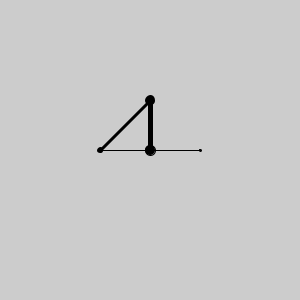
Frame 1 (no input)
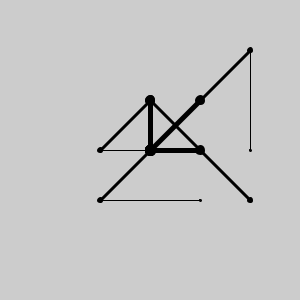
Frame 60 (the mouse pressed at the canvas centre just before this capture)
Frame 120 (the mouse held since frame 60 and released just before this capture): identical to frame 60, image omitted

The Processing sketch that drew these frames (run headless with seeded random() and noise(); from frame 60 on, the mouse is pressed at the canvas centre):

// Processing sketch: processing_36796
// ── processing_36796.pde

//producing a varying grid

void setup() {
  size(300, 300);
  smooth();
}

//these variables tell the line where to draw
float x; 
float y;
float a;
float b;
int drawLines = 5; //how many possible lines can be drawn


void draw() {

  if (drawLines > 0) {

    fill(0);
    ellipse(width/2, height/2, 10, 10);

    x = random(1, 4);  //random position
    y = random(1, 4);
    a = random(1, 3);
    b = random(1, 3);
    int xDirection = int(x); //makes the random number easier to work with
    int yDirection = int(y);
    int nextCoordX = int(a);
    int nextCoordY = int(b);

    //the following series of if statements converts the random ints
    //into coordnates which can be used to draw lines

    //producing the central grid
    if (xDirection == 1) {
      xDirection = 100;
    }
    if (xDirection == 2) {
      xDirection = 150;
    }
    if (xDirection == 3) {
      xDirection = 200;
    }
    if (yDirection == 1) {
      yDirection = 100;
    }
    if (yDirection == 2) {
      yDirection = 150;
    }
    if (yDirection == 3) {
      yDirection = 200;
    }
    //draws the first, inner set of lines and nodes
    strokeWeight(5);
    line(width/2, height/2, xDirection, yDirection);
    ellipse(xDirection, yDirection, 5, 5);

    //starts the next series of lines spawning off
    //the last set of grid lines
    if (nextCoordX == 1) {
      nextCoordX = 50;
    }
    else {
      nextCoordX = -50;
    }
    if (nextCoordY == 1) {
      nextCoordY = 50;
    }
    else {
      nextCoordY = -50;
    }

    int nextPosX = xDirection+nextCoordX;
    int nextPosY = yDirection+nextCoordY;

    //draws the second set of lines
    strokeWeight(3);
    line(xDirection, yDirection, nextPosX, nextPosY);
    ellipse(nextPosX, nextPosY, 3, 3);

    //starts the next series of lines spawning off
    //the last set of grid lines
    if (nextCoordX == 1) {
      nextCoordX = -50;
    }
    else {
      nextCoordX = 50;
    }
    if (nextCoordY == 1) {
      nextCoordY = -50;
    }
    else {
      nextCoordY = 50;
    }

    int nextNextPosX = xDirection+nextCoordX;
    int nextNextPosY = yDirection+nextCoordY;

    //starts the last and most outer set of lines
    strokeWeight(1);
    line(nextPosX, nextPosY, nextNextPosX, nextNextPosY);
    ellipse(nextNextPosX, nextNextPosY, 2, 2);
  }
  drawLines--;
}
